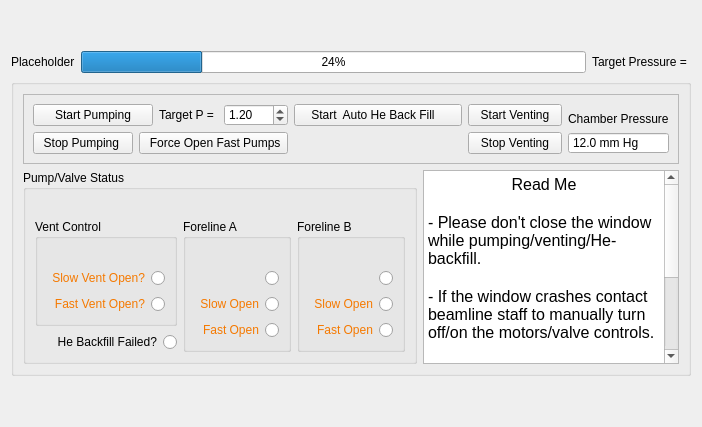
      <widget class="QWidget" name="sample_exchange_tab">
       <attribute name="title">
        <string>Sample Exchange</string>
       </attribute>
       <layout class="QGridLayout" name="gridLayout_68">
        <item row="0" column="0">
         <spacer name="verticalSpacer_8">
          <property name="orientation">
           <enum>Qt::Vertical</enum>
          </property>
          <property name="sizeType">
           <enum>QSizePolicy::Minimum</enum>
          </property>
          <property name="sizeHint" stdset="0">
           <size>
            <width>20</width>
            <height>40</height>
           </size>
          </property>
         </spacer>
        </item>
        <item row="2" column="0" colspan="2">
         <widget class="QGroupBox" name="groupBox_22">
          <property name="styleSheet">
           <string notr="true">gridline-color: rgb(196, 160, 0);</string>
          </property>
          <property name="title">
           <string/>
          </property>
          <layout class="QGridLayout" name="gridLayout_105">
           <item row="1" column="1">
            <widget class="QTextEdit" name="textEdit">
             <property name="sizePolicy">
              <sizepolicy hsizetype="Expanding" vsizetype="Preferred">
               <horstretch>0</horstretch>
               <verstretch>0</verstretch>
              </sizepolicy>
             </property>
             <property name="readOnly">
              <bool>true</bool>
             </property>
             <property name="html">
              <string>&lt;!DOCTYPE HTML PUBLIC &quot;-//W3C//DTD HTML 4.0//EN&quot; &quot;http://www.w3.org/TR/REC-html40/strict.dtd&quot;&gt;
&lt;html&gt;&lt;head&gt;&lt;meta name=&quot;qrichtext&quot; content=&quot;1&quot; /&gt;&lt;style type=&quot;text/css&quot;&gt;
p, li { white-space: pre-wrap; }
&lt;/style&gt;&lt;/head&gt;&lt;body style=&quot; font-family:'Segoe UI'; font-size:12pt; font-weight:400; font-style:normal;&quot;&gt;
&lt;p align=&quot;center&quot; style=&quot; margin-top:0px; margin-bottom:0px; margin-left:0px; margin-right:0px; -qt-block-indent:0; text-indent:0px;&quot;&gt;Read Me&lt;/p&gt;
&lt;p style=&quot;-qt-paragraph-type:empty; margin-top:0px; margin-bottom:0px; margin-left:0px; margin-right:0px; -qt-block-indent:0; text-indent:0px;&quot;&gt;&lt;br /&gt;&lt;/p&gt;
&lt;p style=&quot; margin-top:0px; margin-bottom:0px; margin-left:0px; margin-right:0px; -qt-block-indent:0; text-indent:0px;&quot;&gt;- Please don't close the window while pumping/venting/He-backfill. &lt;/p&gt;
&lt;p style=&quot;-qt-paragraph-type:empty; margin-top:0px; margin-bottom:0px; margin-left:0px; margin-right:0px; -qt-block-indent:0; text-indent:0px;&quot;&gt;&lt;br /&gt;&lt;/p&gt;
&lt;p style=&quot; margin-top:0px; margin-bottom:0px; margin-left:0px; margin-right:0px; -qt-block-indent:0; text-indent:0px;&quot;&gt;- If the window crashes contact beamline staff to manually turn off/on the motors/valve controls. &lt;/p&gt;
&lt;p style=&quot;-qt-paragraph-type:empty; margin-top:0px; margin-bottom:0px; margin-left:0px; margin-right:0px; -qt-block-indent:0; text-indent:0px;&quot;&gt;&lt;br /&gt;&lt;/p&gt;
&lt;p style=&quot; margin-top:0px; margin-bottom:0px; margin-left:0px; margin-right:0px; -qt-block-indent:0; text-indent:0px;&quot;&gt;- Make sure the helium valve is ON before backfilling with Helium&lt;/p&gt;
&lt;p style=&quot;-qt-paragraph-type:empty; margin-top:0px; margin-bottom:0px; margin-left:0px; margin-right:0px; -qt-block-indent:0; text-indent:0px;&quot;&gt;&lt;br /&gt;&lt;/p&gt;
&lt;p style=&quot; margin-top:0px; margin-bottom:0px; margin-left:0px; margin-right:0px; -qt-block-indent:0; text-indent:0px;&quot;&gt;- If the pressure value is not changing as expeted for more than 10 minutes, contact beamline staff. &lt;/p&gt;&lt;/body&gt;&lt;/html&gt;</string>
             </property>
            </widget>
           </item>
           <item row="0" column="0" colspan="2">
            <widget class="QFrame" name="frame">
             <property name="frameShape">
              <enum>QFrame::StyledPanel</enum>
             </property>
             <property name="frameShadow">
              <enum>QFrame::Raised</enum>
             </property>
             <layout class="QGridLayout" name="gridLayout_106">
              <item row="0" column="0" rowspan="2">
               <layout class="QGridLayout" name="gridLayout_104">
                <item row="0" column="0">
                 <layout class="QGridLayout" name="gridLayout_88">
                  <item row="0" column="0">
                   <widget class="QPushButton" name="pb_start_pump">
                    <property name="enabled">
                     <bool>true</bool>
                    </property>
                    <property name="sizePolicy">
                     <sizepolicy hsizetype="Preferred" vsizetype="Preferred">
                      <horstretch>0</horstretch>
                      <verstretch>0</verstretch>
                     </sizepolicy>
                    </property>
                    <property name="toolTip">
                     <string>Starts the pumping protocol. Status of all the valves will be checked </string>
                    </property>
                    <property name="styleSheet">
                     <string notr="true"/>
                    </property>
                    <property name="text">
                     <string>Start Pumping</string>
                    </property>
                   </widget>
                  </item>
                  <item row="0" column="1">
                   <layout class="QGridLayout" name="gridLayout_39">
                    <item row="0" column="0">
                     <widget class="QLabel" name="label_71">
                      <property name="text">
                       <string>Target P = </string>
                      </property>
                     </widget>
                    </item>
                    <item row="0" column="1">
                     <widget class="QDoubleSpinBox" name="dsb_target_p">
                      <property name="minimum">
                       <double>0.100000000000000</double>
                      </property>
                      <property name="maximum">
                       <double>765.000000000000000</double>
                      </property>
                      <property name="singleStep">
                       <double>0.100000000000000</double>
                      </property>
                      <property name="value">
                       <double>1.200000000000000</double>
                      </property>
                     </widget>
                    </item>
                   </layout>
                  </item>
                 </layout>
                </item>
                <item row="1" column="0">
                 <layout class="QGridLayout" name="gridLayout_95">
                  <item row="0" column="0">
                   <widget class="QPushButton" name="pb_stop_pump">
                    <property name="sizePolicy">
                     <sizepolicy hsizetype="Preferred" vsizetype="Preferred">
                      <horstretch>0</horstretch>
                      <verstretch>0</verstretch>
                     </sizepolicy>
                    </property>
                    <property name="text">
                     <string>  Stop Pumping   </string>
                    </property>
                   </widget>
                  </item>
                  <item row="0" column="1">
                   <widget class="QPushButton" name="pb_open_fast_pumps">
                    <property name="sizePolicy">
                     <sizepolicy hsizetype="Minimum" vsizetype="Preferred">
                      <horstretch>0</horstretch>
                      <verstretch>0</verstretch>
                     </sizepolicy>
                    </property>
                    <property name="text">
                     <string>  Force Open Fast Pumps </string>
                    </property>
                   </widget>
                  </item>
                 </layout>
                </item>
               </layout>
              </item>
              <item row="0" column="1">
               <widget class="QPushButton" name="pb_auto_he_fill">
                <property name="enabled">
                 <bool>true</bool>
                </property>
                <property name="sizePolicy">
                 <sizepolicy hsizetype="Preferred" vsizetype="Preferred">
                  <horstretch>0</horstretch>
                  <verstretch>0</verstretch>
                 </sizepolicy>
                </property>
                <property name="styleSheet">
                 <string notr="true"/>
                </property>
                <property name="text">
                 <string>    Start  Auto He Back Fill       </string>
                </property>
               </widget>
              </item>
              <item row="0" column="2">
               <widget class="QPushButton" name="pb_vent">
                <property name="enabled">
                 <bool>true</bool>
                </property>
                <property name="sizePolicy">
                 <sizepolicy hsizetype="Preferred" vsizetype="Preferred">
                  <horstretch>0</horstretch>
                  <verstretch>0</verstretch>
                 </sizepolicy>
                </property>
                <property name="toolTip">
                 <string>Status of all the motors and valves will be checked</string>
                </property>
                <property name="styleSheet">
                 <string notr="true"/>
                </property>
                <property name="text">
                 <string>Start Venting</string>
                </property>
               </widget>
              </item>
              <item row="0" column="3" rowspan="2">
               <layout class="QGridLayout" name="gridLayout_72">
                <item row="0" column="0">
                 <widget class="QLabel" name="label_119">
                  <property name="sizePolicy">
                   <sizepolicy hsizetype="Preferred" vsizetype="Minimum">
                    <horstretch>0</horstretch>
                    <verstretch>0</verstretch>
                   </sizepolicy>
                  </property>
                  <property name="text">
                   <string>Chamber Pressure</string>
                  </property>
                  <property name="alignment">
                   <set>Qt::AlignBottom|Qt::AlignLeading|Qt::AlignLeft</set>
                  </property>
                 </widget>
                </item>
                <item row="1" column="0">
                 <widget class="QDoubleSpinBox" name="lcdPressure">
                  <property name="sizePolicy">
                   <sizepolicy hsizetype="Preferred" vsizetype="Fixed">
                    <horstretch>0</horstretch>
                    <verstretch>0</verstretch>
                   </sizepolicy>
                  </property>
                  <property name="styleSheet">
                   <string notr="true">font: 75 22pt &quot;C059&quot;;</string>
                  </property>
                  <property name="readOnly">
                   <bool>true</bool>
                  </property>
                  <property name="buttonSymbols">
                   <enum>QAbstractSpinBox::NoButtons</enum>
                  </property>
                  <property name="suffix">
                   <string> mm Hg</string>
                  </property>
                  <property name="decimals">
                   <number>1</number>
                  </property>
                  <property name="minimum">
                   <double>0.000000000000000</double>
                  </property>
                  <property name="maximum">
                   <double>800.000000000000000</double>
                  </property>
                  <property name="value">
                   <double>12.000000000000000</double>
                  </property>
                 </widget>
                </item>
               </layout>
              </item>
              <item row="1" column="1">
               <widget class="QLabel" name="label_81">
                <property name="text">
                 <string/>
                </property>
               </widget>
              </item>
              <item row="1" column="2">
               <widget class="QPushButton" name="pb_stop_vent">
                <property name="sizePolicy">
                 <sizepolicy hsizetype="Preferred" vsizetype="Preferred">
                  <horstretch>0</horstretch>
                  <verstretch>0</verstretch>
                 </sizepolicy>
                </property>
                <property name="text">
                 <string>Stop Venting</string>
                </property>
               </widget>
              </item>
             </layout>
            </widget>
           </item>
           <item row="1" column="0">
            <widget class="QGroupBox" name="groupBox_27">
             <property name="enabled">
              <bool>true</bool>
             </property>
             <property name="title">
              <string>Pump/Valve Status</string>
             </property>
             <layout class="QGridLayout" name="gridLayout_103">
              <item row="0" column="0">
               <widget class="QLabel" name="label_144">
                <property name="sizePolicy">
                 <sizepolicy hsizetype="Fixed" vsizetype="Fixed">
                  <horstretch>0</horstretch>
                  <verstretch>0</verstretch>
                 </sizepolicy>
                </property>
                <property name="text">
                 <string/>
                </property>
               </widget>
              </item>
              <item row="1" column="0">
               <widget class="QGroupBox" name="groupBox_28">
                <property name="title">
                 <string>Vent Control</string>
                </property>
                <layout class="QGridLayout" name="gridLayout_89">
                 <item row="1" column="0">
                  <widget class="QRadioButton" name="rb_slow_vent">
                   <property name="enabled">
                    <bool>true</bool>
                   </property>
                   <property name="sizePolicy">
                    <sizepolicy hsizetype="Preferred" vsizetype="Preferred">
                     <horstretch>0</horstretch>
                     <verstretch>0</verstretch>
                    </sizepolicy>
                   </property>
                   <property name="layoutDirection">
                    <enum>Qt::RightToLeft</enum>
                   </property>
                   <property name="styleSheet">
                    <string notr="true">color: rgb(245, 121, 0);</string>
                   </property>
                   <property name="text">
                    <string>Slow Vent Open?</string>
                   </property>
                   <property name="autoExclusive">
                    <bool>false</bool>
                   </property>
                  </widget>
                 </item>
                 <item row="2" column="0">
                  <widget class="QRadioButton" name="rb_fast_vent">
                   <property name="enabled">
                    <bool>true</bool>
                   </property>
                   <property name="sizePolicy">
                    <sizepolicy hsizetype="Preferred" vsizetype="Preferred">
                     <horstretch>0</horstretch>
                     <verstretch>0</verstretch>
                    </sizepolicy>
                   </property>
                   <property name="layoutDirection">
                    <enum>Qt::RightToLeft</enum>
                   </property>
                   <property name="styleSheet">
                    <string notr="true">color: rgb(245, 121, 0);</string>
                   </property>
                   <property name="text">
                    <string>Fast Vent Open?</string>
                   </property>
                   <property name="checkable">
                    <bool>true</bool>
                   </property>
                   <property name="autoExclusive">
                    <bool>false</bool>
                   </property>
                  </widget>
                 </item>
                 <item row="0" column="0">
                  <widget class="QLabel" name="label_145">
                   <property name="sizePolicy">
                    <sizepolicy hsizetype="Fixed" vsizetype="Fixed">
                     <horstretch>0</horstretch>
                     <verstretch>0</verstretch>
                    </sizepolicy>
                   </property>
                   <property name="text">
                    <string/>
                   </property>
                  </widget>
                 </item>
                </layout>
               </widget>
              </item>
              <item row="1" column="1" rowspan="2">
               <widget class="QGroupBox" name="groupBox_29">
                <property name="title">
                 <string>Foreline A</string>
                </property>
                <layout class="QGridLayout" name="gridLayout_101">
                 <item row="3" column="0">
                  <widget class="QRadioButton" name="rb_pumpA_fast">
                   <property name="enabled">
                    <bool>true</bool>
                   </property>
                   <property name="sizePolicy">
                    <sizepolicy hsizetype="Preferred" vsizetype="Preferred">
                     <horstretch>0</horstretch>
                     <verstretch>0</verstretch>
                    </sizepolicy>
                   </property>
                   <property name="layoutDirection">
                    <enum>Qt::RightToLeft</enum>
                   </property>
                   <property name="styleSheet">
                    <string notr="true">color: rgb(245, 121, 0);</string>
                   </property>
                   <property name="text">
                    <string>Fast Open</string>
                   </property>
                   <property name="autoExclusive">
                    <bool>false</bool>
                   </property>
                  </widget>
                 </item>
                 <item row="2" column="0">
                  <widget class="QRadioButton" name="rb_pumpA_slow">
                   <property name="enabled">
                    <bool>true</bool>
                   </property>
                   <property name="sizePolicy">
                    <sizepolicy hsizetype="Preferred" vsizetype="Preferred">
                     <horstretch>0</horstretch>
                     <verstretch>0</verstretch>
                    </sizepolicy>
                   </property>
                   <property name="layoutDirection">
                    <enum>Qt::RightToLeft</enum>
                   </property>
                   <property name="styleSheet">
                    <string notr="true">color: rgb(245, 121, 0);</string>
                   </property>
                   <property name="text">
                    <string>Slow Open</string>
                   </property>
                   <property name="autoExclusive">
                    <bool>false</bool>
                   </property>
                  </widget>
                 </item>
                 <item row="1" column="0">
                  <widget class="QRadioButton" name="rb_pumpA_on">
                   <property name="enabled">
                    <bool>true</bool>
                   </property>
                   <property name="sizePolicy">
                    <sizepolicy hsizetype="Preferred" vsizetype="Preferred">
                     <horstretch>0</horstretch>
                     <verstretch>0</verstretch>
                    </sizepolicy>
                   </property>
                   <property name="layoutDirection">
                    <enum>Qt::RightToLeft</enum>
                   </property>
                   <property name="styleSheet">
                    <string notr="true">color: rgb(245, 121, 0);
</string>
                   </property>
                   <property name="text">
                    <string/>
                   </property>
                   <property name="autoExclusive">
                    <bool>false</bool>
                   </property>
                  </widget>
                 </item>
                 <item row="0" column="0">
                  <widget class="QLabel" name="label_146">
                   <property name="sizePolicy">
                    <sizepolicy hsizetype="Fixed" vsizetype="Fixed">
                     <horstretch>0</horstretch>
                     <verstretch>0</verstretch>
                    </sizepolicy>
                   </property>
                   <property name="text">
                    <string/>
                   </property>
                  </widget>
                 </item>
                </layout>
               </widget>
              </item>
              <item row="1" column="2" rowspan="2">
               <widget class="QGroupBox" name="groupBox_30">
                <property name="title">
                 <string>Foreline B</string>
                </property>
                <layout class="QGridLayout" name="gridLayout_102">
                 <item row="3" column="0">
                  <widget class="QRadioButton" name="rb_pumpB_slow">
                   <property name="enabled">
                    <bool>true</bool>
                   </property>
                   <property name="sizePolicy">
                    <sizepolicy hsizetype="Preferred" vsizetype="Preferred">
                     <horstretch>0</horstretch>
                     <verstretch>0</verstretch>
                    </sizepolicy>
                   </property>
                   <property name="layoutDirection">
                    <enum>Qt::RightToLeft</enum>
                   </property>
                   <property name="styleSheet">
                    <string notr="true">color: rgb(245, 121, 0);</string>
                   </property>
                   <property name="text">
                    <string>Slow Open</string>
                   </property>
                   <property name="autoExclusive">
                    <bool>false</bool>
                   </property>
                  </widget>
                 </item>
                 <item row="2" column="0">
                  <widget class="QRadioButton" name="rb_pumpB_on">
                   <property name="enabled">
                    <bool>true</bool>
                   </property>
                   <property name="sizePolicy">
                    <sizepolicy hsizetype="Preferred" vsizetype="Preferred">
                     <horstretch>0</horstretch>
                     <verstretch>0</verstretch>
                    </sizepolicy>
                   </property>
                   <property name="layoutDirection">
                    <enum>Qt::RightToLeft</enum>
                   </property>
                   <property name="styleSheet">
                    <string notr="true">color: rgb(245, 121, 0);</string>
                   </property>
                   <property name="text">
                    <string/>
                   </property>
                   <property name="autoExclusive">
                    <bool>false</bool>
                   </property>
                  </widget>
                 </item>
                 <item row="4" column="0">
                  <widget class="QRadioButton" name="rb_pumpB_fast">
                   <property name="enabled">
                    <bool>true</bool>
                   </property>
                   <property name="sizePolicy">
                    <sizepolicy hsizetype="Preferred" vsizetype="Preferred">
                     <horstretch>0</horstretch>
                     <verstretch>0</verstretch>
                    </sizepolicy>
                   </property>
                   <property name="layoutDirection">
                    <enum>Qt::RightToLeft</enum>
                   </property>
                   <property name="styleSheet">
                    <string notr="true">color: rgb(245, 121, 0);</string>
                   </property>
                   <property name="text">
                    <string>Fast Open</string>
                   </property>
                   <property name="autoExclusive">
                    <bool>false</bool>
                   </property>
                  </widget>
                 </item>
                 <item row="1" column="0">
                  <widget class="QLabel" name="label_147">
                   <property name="sizePolicy">
                    <sizepolicy hsizetype="Fixed" vsizetype="Fixed">
                     <horstretch>0</horstretch>
                     <verstretch>0</verstretch>
                    </sizepolicy>
                   </property>
                   <property name="text">
                    <string/>
                   </property>
                  </widget>
                 </item>
                </layout>
               </widget>
              </item>
              <item row="2" column="0">
               <widget class="QRadioButton" name="rb_he_backfill_fail">
                <property name="enabled">
                 <bool>true</bool>
                </property>
                <property name="sizePolicy">
                 <sizepolicy hsizetype="Preferred" vsizetype="Preferred">
                  <horstretch>0</horstretch>
                  <verstretch>0</verstretch>
                 </sizepolicy>
                </property>
                <property name="layoutDirection">
                 <enum>Qt::RightToLeft</enum>
                </property>
                <property name="styleSheet">
                 <string notr="true">color: rgb(245, 121, 0);

indicator {
    border: 3px solid rgb(52, 59, 72);
	width: 15px;
	height: 15px;
	border-radius: 10px;
    background: rgb(255, 255, 0);
}</string>
                </property>
                <property name="text">
                 <string>He Backfill Failed?</string>
                </property>
                <property name="autoExclusive">
                 <bool>false</bool>
                </property>
               </widget>
              </item>
             </layout>
            </widget>
           </item>
          </layout>
         </widget>
        </item>
        <item row="3" column="1">
         <spacer name="verticalSpacer_4">
          <property name="orientation">
           <enum>Qt::Vertical</enum>
          </property>
          <property name="sizeHint" stdset="0">
           <size>
            <width>20</width>
            <height>40</height>
           </size>
          </property>
         </spacer>
        </item>
        <item row="1" column="0" colspan="2">
         <layout class="QGridLayout" name="gridLayout_47">
          <item row="0" column="1">
           <widget class="QProgressBar" name="prb_sample_exchange">
            <property name="value">
             <number>24</number>
            </property>
           </widget>
          </item>
          <item row="0" column="2">
           <widget class="QLabel" name="lb_target_pressure">
            <property name="text">
             <string>Target Pressure = </string>
            </property>
           </widget>
          </item>
          <item row="0" column="0">
           <widget class="QLabel" name="lb_sample_change_action">
            <property name="text">
             <string>Placeholder</string>
            </property>
           </widget>
          </item>
         </layout>
        </item>
       </layout>
      </widget>
